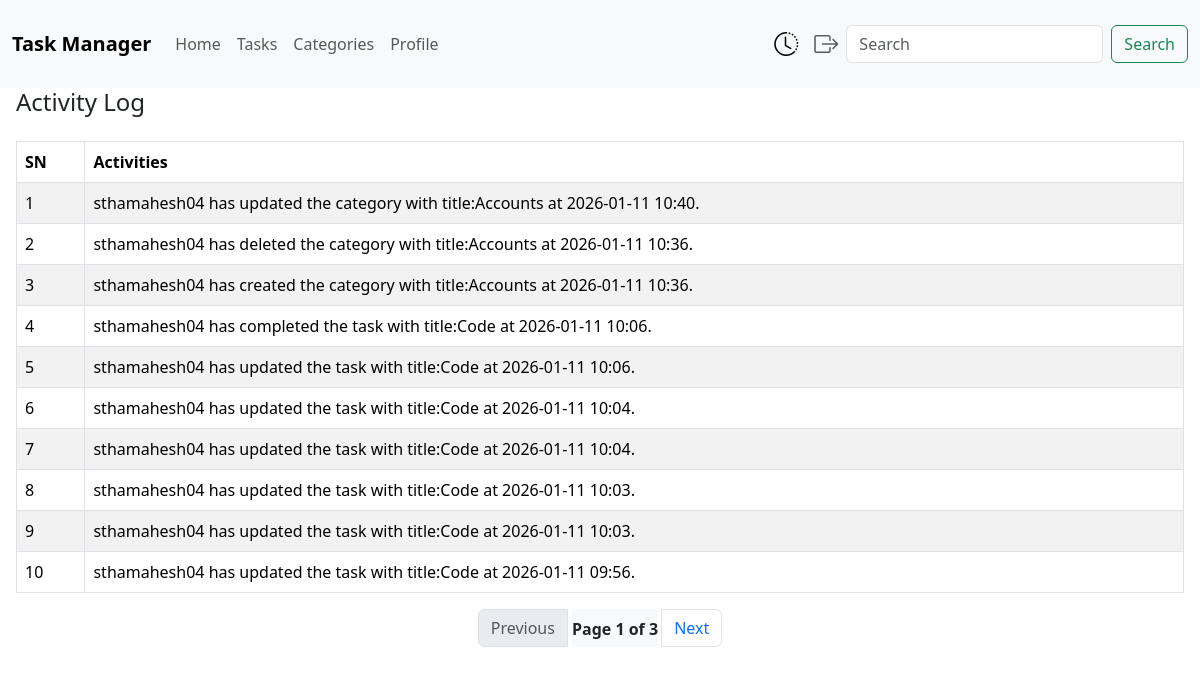
The app's page /activity_logs/ (signed in), older data.
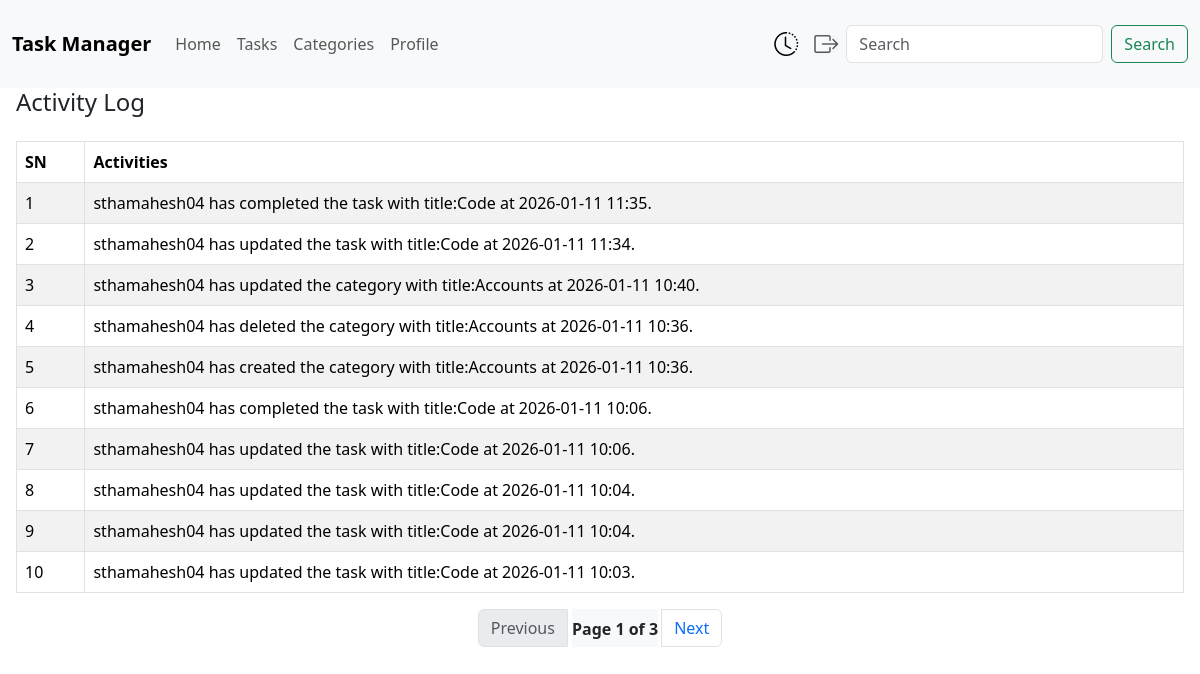
The same page, newer data.
### activityLog/models.py (models this page shows, shortened)
class ActivityLog(models.Model):
    ACTION_CHOICES = (
        ('created','Created'),
        ('updated','Updated'),
        ('completed','Completed'),
        ('deleted','Deleted')
    )
    user = models.ForeignKey(User, on_delete= models.CASCADE,related_name='activity_logs')
    action = models.CharField(max_length=10, choices=ACTION_CHOICES,)
    task = models.ForeignKey(Task, on_delete=models.SET_NULL, null=True, blank=True)
    task_title=models.CharField(max_length=150,blank=True,null=True)
    timestamp = models.DateTimeField(auto_now_add=True)
    category = models.ForeignKey(Category, on_delete=models.SET_NULL, null=True, blank=True)
    category_title=models.CharField(max_length=150, blank=True, null=True)

### activityLog/views.py (the view)
# urls.py: path("", views.activity_log_list, name="activity_log_list"),
@login_required
def activity_log_list(request):
    logs_qs = ActivityLog.objects.filter(user=request.user).order_by("-timestamp")
    paginator = Paginator(logs_qs, 10)
    page_number = request.GET.get('page')
    logs = paginator.get_page(page_number)
    return render(request, "activity_log.html", {"logs":logs})

### templates/activity_log.html
{% extends "base/base.html" %}
{% block content %}
<h4 class="mb-4">Activity Log</h4>
    <table class="table table-striped table-bordered">
        <thead>
            <tr>
                <th>SN</th>
                <th>Activities</th>
            </tr>
        </thead>
        <tbody>
            {% for log in logs %}
                <tr>
                    <td>{{forloop.counter}}</td>
                    <td>{{log.user.username}} has {{log.action}} the {% if log.task_title %}task{% else %}category{% endif %} with title:{% if log.task_title %}{{log.task_title}}{% else %}{{log.category_title}}{% endif %} at {{log.timestamp|date:"Y-m-d H:i"}}.</td>
                </tr>
            {% empty %}
            <tr>
                <td colspan="5" class="text-center">No logs available.</td>
            </tr>
            {% endfor %}
        </tbody>
    </table>
    <nav>
        <ul class="pagination justify-content-center">
            {% if logs.has_previous %}
                <li class="page-item">
                    <a href="?page={{logs.previous_page_number}}" class="page-link">Previous</a>
                </li>
            {% else %}
                <li class="page-item disabled">
                    <span class="page-link">Previous</span>
                </li>
            {% endif %}
            <li class="page-item active pt-2 mx-1 bg-light">
                <span class="page_link fw-bold">
                    Page {{logs.number}} of {{logs.paginator.num_pages}}
                </span>
            </li>
            {% if logs.has_next %}
                <li class="page-item">
                    <a href="?page={{logs.next_page_number}}" class="page-link">Next</a>
                </li>
            {% else %}
                <li class="page-item disabled">
                    <span class="page-link">Next</span>
                </li>
            {% endif %}
        </ul>
    </nav>
{% endblock content %}

### templates/base/base.html (shortened to what this page needs)
{% load static %}
<!DOCTYPE html>
<html lang="en">
  <head>
    <link
      href="https://cdn.jsdelivr.net/npm/bootstrap@5.3.8/dist/css/bootstrap.min.css"
      rel="stylesheet"
    />
    <link
      href="https://cdn.jsdelivr.net/npm/bootstrap-icons/font/bootstrap-icons.css"
      rel="stylesheet"
    >
    <link rel="stylesheet" href="{% static "styles.css" %}">
  </head>
  <body>
    <nav class="navbar navbar-expand-lg bg-body-tertiary">
      <div class="container-fluid">
        <a class="navbar-brand" href="{% url "home" %}"><p class="fw-bold mt-3">Task Manager</p></a>
        <div class="collapse navbar-collapse" id="navbarSupportedContent">
          <ul class="navbar-nav me-auto mb-2 mb-lg-0">
            <li class="nav-item">
              <a class="nav-link {% if request.resolver_match and request.resolver_match.url_name == 'home' %}active{% endif %}"
                 aria-current="page"
                 href="{% url 'home' %}">
                Home
              </a>
            </li>
            <li class="nav-item">
              <a class="nav-link {% if request.resolver_match and request.resolver_match.url_name == 'task_list' %}active{% endif %}"
                 href="{% url 'task_list' %}">
                Tasks
              </a>
            </li>
            <li class="nav-item">
              <a class="nav-link {% if request.resolver_match and request.resolver_match.url_name == 'category_list' %}active{% endif %}"
                 href="{% url 'category_list' %}">
                Categories
              </a>
            </li>
            <li class="nav-item">
              <a class="nav-link {% if request.resolver_match and request.resolver_match.url_name == 'profile' %}active{% endif %}"
                 href="{% url 'profile' %}">
                Profile
              </a>
            </li>
          </ul>
          <ul class="navbar-nav mb-2 mb-lg-0 me-2">
            <li class="nav-item d-flex me-2">
              <a class="nav-link {% if request.resolver_match and request.resolver_match.url_name == 'activity_log_list' %}active{% endif %}"
                 href="{% url "activity_log_list" %}" title="Activity Log">
                <i class="bi bi-clock-history fs-4"></i>
              </a>
            </li>
            <li class="nav-item d-flex">
              <form method="post" action="{% url 'logout' %}" class="d-inline">
                <button type="submit"
                class="nav-link btn btn-link p-0 border-0 mt-2"
                title="Logout">
                  <i class="bi bi-box-arrow-right fs-4"></i>
                </button>
              </form>
            </li>
          </ul>
          <form class="d-flex" role="search">
            <input
              class="form-control me-2"
              type="search"
              placeholder="Search"
              aria-label="Search"
            />
            <button class="btn btn-outline-success" type="submit">Search</button>
          </form>
        </div>
      </div>
    </nav>
    <div class="mx-3">
        {% block content %}{% endblock content %}
    </div>
  </body>
</html>

Row changes from the older to the newer data that the page shows:
no longer on this page (row unchanged): ActivityLog: user.username "sthamahesh04", action "updated", shows "task", task_title "Code", timestamp "2026-01-11 10:03"
no longer on this page (row unchanged): ActivityLog: user.username "sthamahesh04", action "updated", shows "task", task_title "Code", timestamp "2026-01-11 09:56"
added ActivityLog: user.username "sthamahesh04", action "completed", shows "task", task_title "Code", timestamp "2026-01-11 11:35"
added ActivityLog: user.username "sthamahesh04", action "updated", shows "task", task_title "Code", timestamp "2026-01-11 11:34"
